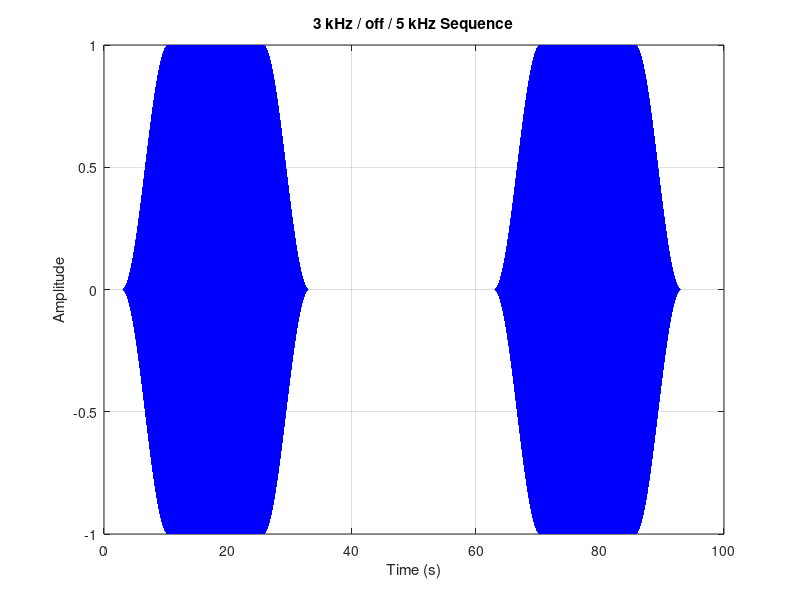

Recreate this plot in MATLAB. (Note: this script raises an error after producing the figure.)
clear; close all; clc;
%% Parameters
fs = 192e3;                      % sampling frequency [Hz]
freqs = [3000, 6000];            % tone frequencies to play, in order [Hz]
tone_dur = 30;                   % duration each tone plays [s]
off_dur = 30;                    % silence between tones [s]
lead_in_dur = 3;                 % silence before the first tone [s]
lead_out_dur = 3;                % silence after the last tone [s]
r = 0.5;                         % Tukey taper ratio (0 = rectangular, 1 = full cosine/Hann)
 
%% Build each tone (tapered) and the off-period silence
t_tone = 0:1/fs:tone_dur-1/fs;
w = tukeywin(length(t_tone), r)';
off = zeros(1, round(off_dur*fs));
lead_in = zeros(1, round(lead_in_dur*fs));
lead_out = zeros(1, round(lead_out_dur*fs));
 
x = lead_in;
for k = 1:length(freqs)
    tone = sin(2*pi*freqs(k)*t_tone) .* w;
    x = [x, tone]; %#ok<AGROW>
    if k < length(freqs)
        x = [x, off]; %#ok<AGROW>
    end
end
x = [x, lead_out];
t_full = (0:length(x)-1)/fs;     % full time vector [s]
 
fprintf('Sequence: %s Hz, %g s on / %g s off between tones\n', mat2str(freqs), tone_dur, off_dur);
fprintf('Total signal duration: %.2f s\n', t_full(end));
 
%% Plot time-domain signal
figure;
plot(t_full, x, 'b');
xlabel('Time (s)');
ylabel('Amplitude');
title('3 kHz / off / 5 kHz Sequence');
grid on;
 
%% Spectrogram
% Signal is long (~1.5 min), so window/overlap must stay modest to
% avoid the fft memory blowup seen with the pulse train earlier.
window = round(0.1*fs);          % 100 ms analysis window
noverlap = 0;                    % no overlap -> segment count = N/window
nfft = 4096;
[s, f_axis, t_axis] = spectrogram(x, window, noverlap, nfft, fs);
 
% Most segments fall in silence, so scale color relative to peak
% instead of relying on auto scaling.
S_db = 20*log10(abs(s) + eps);
S_db = S_db - max(S_db(:));
 
figure;
imagesc(t_axis, f_axis/1e3, S_db);
axis xy;
clim([-40 0]);
colorbar;
xlabel('Time (s)');
ylabel('Frequency (kHz)');
ylim([0 max(freqs)/1e3 + 2]);
title('Spectrogram of Sequence');
 
%% Export as WAV
audiowrite('OASIS_TX1.wav', x, fs);
 
